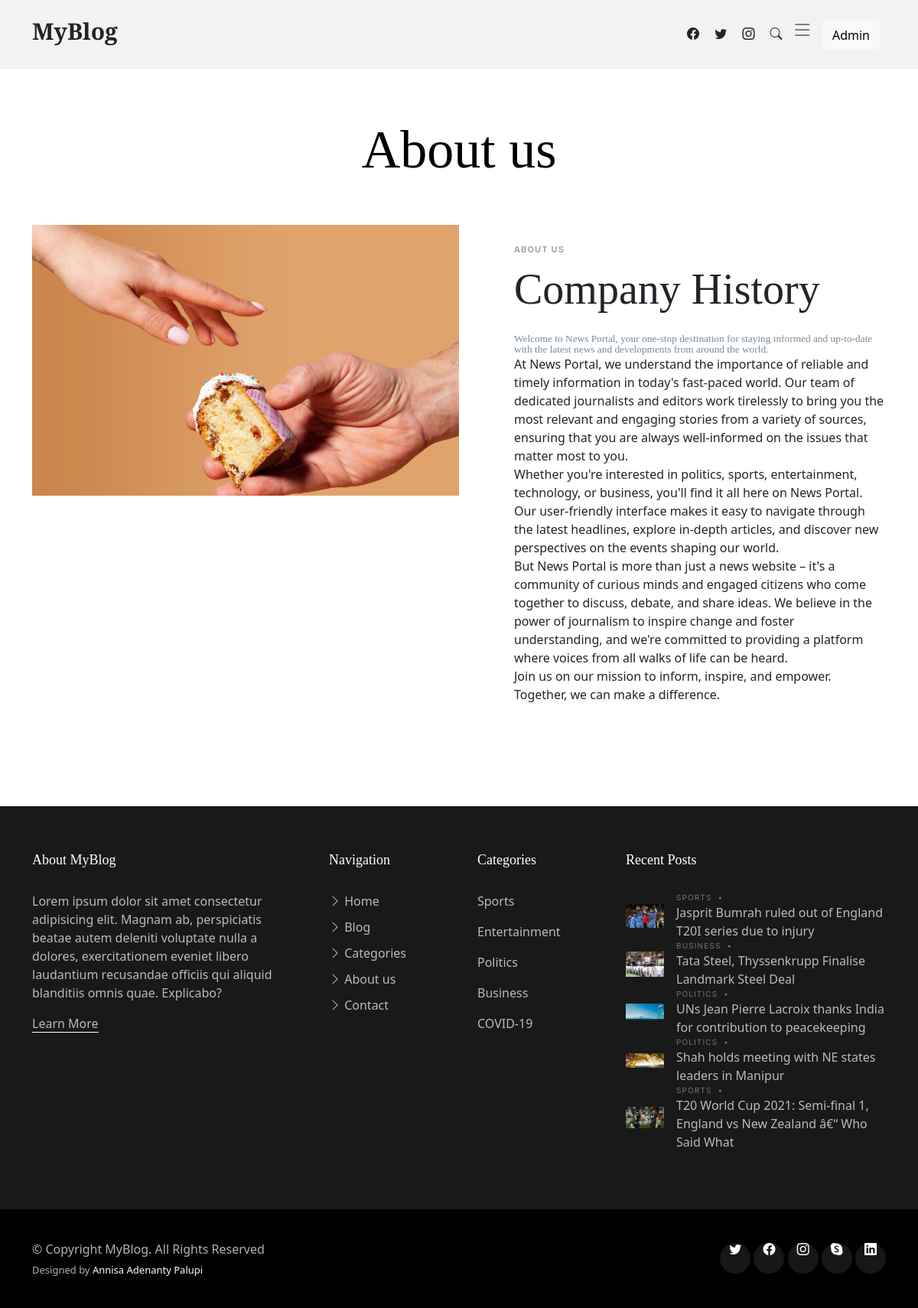
Page /about.php on the committed database.
### tables this page shows
CREATE TABLE `tblpages` (
  `id` int NOT NULL,
  `PageName` varchar(200) DEFAULT NULL,
  `PageTitle` mediumtext,
  `Description` longtext,
  `PostingDate` timestamp NULL DEFAULT CURRENT_TIMESTAMP,
  `UpdationDate` timestamp NULL DEFAULT NULL ON UPDATE CURRENT_TIMESTAMP
);

CREATE TABLE `tblcategory` (
  `id` int NOT NULL,
  `CategoryName` varchar(200) DEFAULT NULL,
  `Description` mediumtext,
  `PostingDate` timestamp NULL DEFAULT CURRENT_TIMESTAMP,
  `UpdationDate` timestamp NULL DEFAULT NULL ON UPDATE CURRENT_TIMESTAMP,
  `Is_Active` int DEFAULT NULL
);

CREATE TABLE `tblposts` (
  `id` int NOT NULL,
  `PostTitle` longtext,
  `CategoryId` int DEFAULT NULL,
  `SubCategoryId` int DEFAULT NULL,
  `PostDetails` longtext,
  `PostingDate` timestamp NULL DEFAULT CURRENT_TIMESTAMP,
  `UpdationDate` timestamp NULL DEFAULT NULL ON UPDATE CURRENT_TIMESTAMP,
  `Is_Active` int DEFAULT NULL,
  `PostUrl` mediumtext,
  `PostImage` varchar(255) DEFAULT NULL,
  `viewCounter` int DEFAULT NULL,
  `postedBy` varchar(255) DEFAULT NULL,
  `lastUpdatedBy` varchar(255) DEFAULT NULL
);

### about.php (the view, shortened to what this page needs)
=<!DOCTYPE html>
<html lang="en">
<head>
  <link href="zenblog/assets/vendor/bootstrap/css/bootstrap.min.css" rel="stylesheet">
  <link href="zenblog/assets/vendor/bootstrap-icons/bootstrap-icons.css" rel="stylesheet">
  <link href="zenblog/assets/vendor/swiper/swiper-bundle.min.css" rel="stylesheet">
  <link href="zenblog/assets/vendor/glightbox/css/glightbox.min.css" rel="stylesheet">
  <link href="zenblog/assets/vendor/aos/aos.css" rel="stylesheet">
  <link href="zenblog/assets/css/variables.css" rel="stylesheet">
  <link href="zenblog/assets/css/main.css" rel="stylesheet">
</head>
<body>
   <?php
   include("header.php");
   ?>
  <main id="main">
  <?php
$pagetype='aboutus';
$query=mysqli_query($con,"select PageTitle,Description from tblpages where PageName='$pagetype'");
while($row=mysqli_fetch_array($query))
{
?>
    <section>
      <div class="container" data-aos="fade-up">
        <div class="row">
          <div class="col-lg-12 text-center mb-5">
            <h1 class="page-title">About us</h1>
          </div>
        </div>
        <div class="row mb-5">
          <div class="d-md-flex post-entry-2 half">
            <a href="#" class="me-4 thumbnail">
              <img src="zenblog/assets/img/post-landscape-2.jpg" alt="" class="img-fluid">
            </a>
            <div class="ps-md-5 mt-4 mt-md-0">
              <div class="post-meta mt-4">About us</div>
              <h2 class="mb-4 display-4">Company History</h2>
              <p><?php echo $row['Description'];?></p>
            </div>
          </div>
        </div>
      </div>
    </section>
    <?php } ?>
  </main>
  <?php
  include ("footer.php");
  ?>
</body>
</html>

### footer.php
<footer id="footer" class="footer">
<div class="footer-content">
  <div class="container">
    <div class="row g-5">
      <div class="col-lg-4">
        <h3 class="footer-heading">About MyBlog</h3>
        <p>Lorem ipsum dolor sit amet consectetur adipisicing elit. Magnam ab, perspiciatis beatae autem deleniti voluptate nulla a dolores, exercitationem eveniet libero laudantium recusandae officiis qui aliquid blanditiis omnis quae. Explicabo?</p>
        <p><a href="about.php" class="footer-link-more">Learn More</a></p>
      </div>
      <div class="col-6 col-lg-2">
        <h3 class="footer-heading">Navigation</h3>
        <ul class="footer-links list-unstyled">
          <li><a href="index.php"><i class="bi bi-chevron-right"></i> Home</a></li>
          <li><a href="index.php"><i class="bi bi-chevron-right"></i> Blog</a></li>
          <li><a href="category.php"><i class="bi bi-chevron-right"></i> Categories</a></li>
          <li><a href="about.php"><i class="bi bi-chevron-right"></i> About us</a></li>
          <li><a href="contact.php"><i class="bi bi-chevron-right"></i> Contact</a></li>
        </ul>
      </div>
      <div class="col-6 col-lg-2">
        <h3 class="footer-heading">Categories</h3>
        <?php $query=mysqli_query($con,"select id,CategoryName from tblcategory");
                while($row=mysqli_fetch_array($query))
                {
                ?>
        <ul class="footer-links list-unstyled">
          <li><a href="zenblog/category.php?catid=<?php echo htmlentities($row['id'])?>"><?php echo htmlentities($row['CategoryName']);?>
          </a></li>
        </ul>
        <?php } ?>
      </div>
      <div class="col-lg-4">
        <h3 class="footer-heading">Recent Posts</h3>
        <ul class="footer-links footer-blog-entry list-unstyled">
          <li>
          <?php
                        $query=mysqli_query($con,"select tblposts.id as pid,tblposts.PostTitle as posttitle, tblposts.PostImage as postimage, tblcategory.CategoryName as category from tblposts left join tblcategory on tblcategory.id=tblposts.CategoryId left join  tblsubcategory on  tblsubcategory.SubCategoryId=tblposts.SubCategoryId limit 8");
                        while ($row=mysqli_fetch_array($query)) {
                        ?>
            <a href="single-post.html" class="d-flex align-items-center">
              <img src="admin/postimages/<?php echo htmlentities($row['postimage']);?>" alt="" class="img-fluid me-3">
              <div>
                <div class="post-meta d-block"><span class="date"><?php echo htmlentities($row['category']);?></span> <span class="mx-1">&bullet;</span></div>
                <span><?php echo htmlentities($row['posttitle']);?></span>
              </div>
            </a>
            <?php } ?>
          </li>
        </ul>
      </div>
    </div>
  </div>
</div>
<div class="footer-legal">
  <div class="container">
    <div class="row justify-content-between">
      <div class="col-md-6 text-center text-md-start mb-3 mb-md-0">
        <div class="copyright">
          © Copyright <strong><span>MyBlog</span></strong>. All Rights Reserved
        </div>
        <div class="credits">
          Designed by <a>Annisa Adenanty Palupi</a>
        </div>
      </div>
      <div class="col-md-6">
        <div class="social-links mb-3 mb-lg-0 text-center text-md-end">
          <a href="#" class="twitter"><i class="bi bi-twitter"></i></a>
          <a href="#" class="facebook"><i class="bi bi-facebook"></i></a>
          <a href="#" class="instagram"><i class="bi bi-instagram"></i></a>
          <a href="#" class="google-plus"><i class="bi bi-skype"></i></a>
          <a href="#" class="linkedin"><i class="bi bi-linkedin"></i></a>
        </div>
      </div>
    </div>
  </div>
</div>
</footer>

### zenblog/assets/css/variables.css (style rules this page uses)
:root { --font-default: 'EB Garamond', system-ui, -apple-system, "Segoe UI", Roboto, "Helvetica Neue", Arial, "Noto Sans", "Liberation Sans", sans-serif, "Apple Color Emoji", "Segoe UI Emoji", "Segoe UI Symbol", "Noto Color Emoji"; --font-primary: 'EB Garamond', serif; --font-secondary: 'Inter', sans-serif; --color-default: #212529; --color-default-rgb: 33, 37, 41; --color-links: #212529; --color-links-hover: #15171a; --color-primary: #212529; --color-primary-light: #26282c; --color-primary-dark: #0b0c0e; --color-primary-rgb: 33, 37, 41; --color-primary-light-rgb: 38, 40, 44; --color-primary-dark-rgb: 11, 12, 14; --color-secondary: #596d80; --color-secondary-light: #8498aa; --color-secondary-dark: #404f5c; --color-secondary-rgb: 89, 109, 128; --color-secondary-light-rgb: 132, 152, 170; --color-secondary-dark-rgb: 64, 79, 92; --color-blue: #0d6efd; --color-blue-rgb: 13, 110, 253; --color-indigo: #6610f2; --color-indigo-rgb: 102, 16, 242; --color-purple: #6f42c1; --color-purple-rgb: 111, 66, 193; --color-pink: #f3268c; --color-pink-rgb: 243, 38, 140; --color-red: #df1529; --color-red-rgb: 223, 21, 4; --color-orange: #fd7e14; --color-orange-rgb: 253, 126, 20; --color-yellow: #ffc107; --color-yellow-rgb: 255, 193, 7; --color-green: #059652; --color-green-rgb: 5, 150, 82; --color-teal: #20c997; --color-teal-rgb: 32, 201, 151; --color-cyan: #0dcaf0; --color-cyan-rgb: 13, 202, 240; --color-white: #ffffff; --color-white-rgb: 255, 255, 255; --color-gray: #6c757d; --color-gray-rgb: 108, 117, 125; --color-black: #000000; --color-black-rgb: 0, 0, 0; }
:root { --bs-blue: var(--color-blue); --bs-indigo: var(--color-indigo); --bs-purple: var(--color-purple); --bs-pink: var(--color-pink); --bs-red: var(--color-red); --bs-orange: var(--color-orange); --bs-yellow: var(--color-yellow); --bs-green: var(--color-green); --bs-teal: var(--color-teal); --bs-cyan: var(--color-cyan); --bs-white: var(--color-white); --bs-gray: var(--color-gray); --bs-gray-dark: #343a40; --bs-gray-100: #f8f9fa; --bs-gray-200: #e9ecef; --bs-gray-300: #dee2e6; --bs-gray-400: #ced4da; --bs-gray-500: #adb5bd; --bs-gray-600: #6c757d; --bs-gray-700: #495057; --bs-gray-800: #343a40; --bs-gray-900: #212529; --bs-primary: var(--color-blue); --bs-secondary: var(--color-blue); --bs-success: #198754; --bs-info: #0dcaf0; --bs-warning: #ffc107; --bs-danger: #dc3545; --bs-light: #f8f9fa; --bs-dark: #212529; --bs-primary-rgb: var(--color-primary-rgb); --bs-secondary-rgb: var(--color-secondary-rgb); --bs-success-rgb: 25, 135, 84; --bs-info-rgb: 13, 202, 240; --bs-warning-rgb: 255, 193, 7; --bs-danger-rgb: 220, 53, 69; --bs-light-rgb: 248, 249, 250; --bs-dark-rgb: 33, 37, 41; --bs-white-rgb: var(--color-white-rgb); --bs-black-rgb: var(--color-black-rgb); --bs-body-color-rgb: var(--color-default-rgb); --bs-body-bg-rgb: 255, 255, 255; --bs-font-sans-serif: var(--font-default); --bs-font-monospace: SFMono-Regular, Menlo, Monaco, Consolas, "Liberation Mono", "Courier New", monospace; --bs-gradient: linear-gradient(180deg, rgba(255, 255, 255, 0.15), rgba(255, 255, 255, 0)); --bs-body-font-family: var(--font-default); --bs-body-font-size: 1rem; --bs-body-font-weight: 400; --bs-body-line-height: 1.5; --bs-body-color: var(--color-default); --bs-body-bg: #fff; }

### rows in the picture
tblpages: Description "Welcome to News Portal, your one-stop destination for staying informed and up-to-date with the latest news and developments from around the world. At News Portal, we understand the importance of reliable and timely information in today's fast-paced world. Our team of dedicated journalists and editors work tirelessly to bring you the most relevant and engaging stories from a variety of sources, ensuring that you are always well-informed on the issues that matter most to you. Whether you're interested in politics, sports, entertainment, technology, or business, you'll find it all here on News Portal. Our user-friendly interface makes it easy to navigate through the latest headlines, explore…"
tblcategory: CategoryName "Sports"
tblcategory: CategoryName "Entertainment"
tblcategory: CategoryName "Politics"
tblcategory: CategoryName "Business"
tblcategory: CategoryName "COVID-19"
tblposts: PostImage (picture), CategoryId.CategoryName "SPORTS", PostTitle "Jasprit Bumrah ruled out of England T20I series due to injury"
tblposts: PostImage (picture), CategoryId.CategoryName "BUSINESS", PostTitle "Tata Steel, Thyssenkrupp Finalise Landmark Steel Deal"
tblposts: PostImage (picture), CategoryId.CategoryName "POLITICS", PostTitle "UNs Jean Pierre Lacroix thanks India for contribution to peacekeeping"
tblposts: PostImage (picture), CategoryId.CategoryName "POLITICS", PostTitle "Shah holds meeting with NE states leaders in Manipur"
tblposts: PostImage (picture), CategoryId.CategoryName "SPORTS", PostTitle "T20 World Cup 2021: Semi-final 1, England vs New Zealand â€“ Who Said What"
